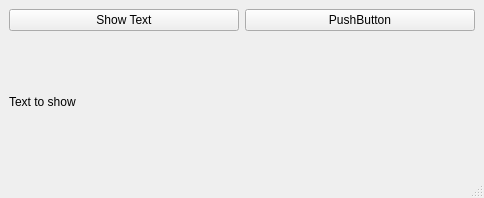
<?xml version="1.0" encoding="UTF-8"?>
<ui version="4.0">
 <class>MainWindow</class>
 <widget class="QMainWindow" name="MainWindow">
  <property name="geometry">
   <rect>
    <x>0</x>
    <y>0</y>
    <width>484</width>
    <height>198</height>
   </rect>
  </property>
  <property name="windowTitle">
   <string>MainWindow</string>
  </property>
  <widget class="QWidget" name="centralwidget">
   <layout class="QGridLayout" name="gridLayout">
    <item row="1" column="0">
     <widget class="QLabel" name="label">
      <property name="text">
       <string>Text to show</string>
      </property>
     </widget>
    </item>
    <item row="0" column="0">
     <widget class="QPushButton" name="pushButton">
      <property name="text">
       <string>Show Text</string>
      </property>
     </widget>
    </item>
    <item row="0" column="1">
     <widget class="QPushButton" name="pushButton_2">
      <property name="text">
       <string>PushButton</string>
      </property>
     </widget>
    </item>
   </layout>
  </widget>
  <widget class="QMenuBar" name="menubar">
   <property name="geometry">
    <rect>
     <x>0</x>
     <y>0</y>
     <width>484</width>
     <height>22</height>
    </rect>
   </property>
  </widget>
  <widget class="QStatusBar" name="statusbar"/>
 </widget>
 <resources/>
 <connections/>
</ui>
